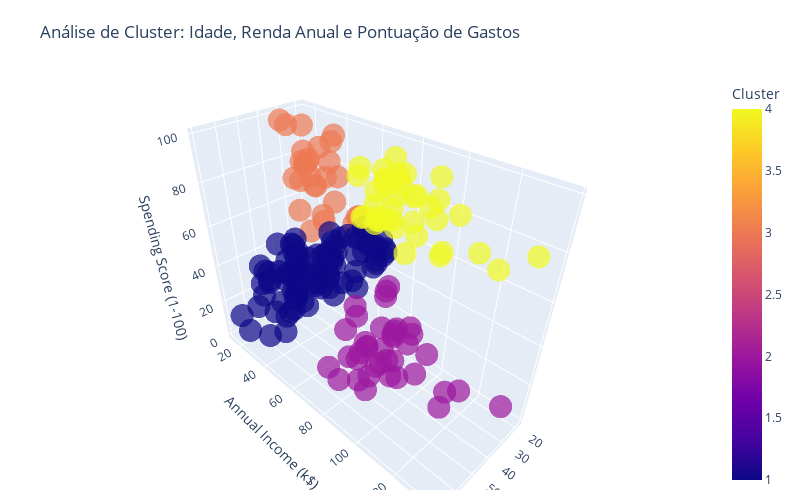

The notebook cell saved with this chart:
### Code cell
# Aplicando K-means com 4 clusters
n_clusters_optimo = 4

kmeans = KMeans(n_clusters=n_clusters_optimo, init='k-means++', max_iter=300, n_init=10, random_state=52)
y_kmeans = kmeans.fit_predict(X)

# Adicionar os labels dos clusters ao DataFrame
df_out['Cluster'] = y_kmeans + 1

# Estatísticas descritivas por cluster
for i in range(df_out['Cluster'].nunique()):
    print(f"Estatísticas do Cluster {i+1}:")
    display(df_out.drop(columns='CustomerID')[df_out['Cluster'] == i+1].describe(include='int64'))

# Gráfico de distribuição de gênero por cluster
sns.countplot(x='Cluster', hue='Gender', data=df_out)
plt.title('Distribuição de Gênero por Cluster')
plt.xlabel('Cluster')
plt.ylabel('Contagem')
plt.legend(title='Gênero')
plt.show()

# Supondo que df_original já tenha a coluna 'Cluster' adicionada
fig = px.scatter_3d(df_out, x='Age', y='Annual Income (k$)', z='Spending Score (1-100)',
                    color='Cluster', # Colorindo os pontos com base no cluster
                    title='Análise de Cluster: Idade, Renda Anual e Pontuação de Gastos',
                    labels={'Cluster': 'Cluster'},
                    opacity=0.7, # Ajustando a opacidade para melhor visualização
                    width=800, height=500) 

# Melhorando o layout
fig.update_layout(margin=dict(l=15, r=15, b=10, t=75))

# Exibindo o gráfico
fig.show()

### Figure 1 — Plotly figure (JSON) as saved in the notebook; plotly's stock layout.template omitted (floating-point values rounded to 4 significant figures; data arrays with more than 128 entries replaced by an {"elided": "..."} marker saying what was removed)
{"data": [{"hovertemplate": "Age=%{x}<br>Annual Income (k$)=%{y}<br>Spending Score (1-100)=%{z}<br>Cluster=%{marker.color}<extra></extra>", "legendgroup": "", "marker": {"color": {"elided": "200 int values"}, "coloraxis": "coloraxis", "opacity": 0.7, "symbol": "circle"}, "mode": "markers", "name": "", "scene": "scene", "showlegend": false, "type": "scatter3d", "x": {"elided": "200 int values"}, "y": {"elided": "200 int values"}, "z": {"elided": "200 int values"}}], "layout": {"coloraxis": {"colorbar": {"title": {"text": "Cluster"}}, "colorscale": [[0, "#0d0887"], [0.1111, "#46039f"], [0.2222, "#7201a8"], [0.3333, "#9c179e"], [0.4444, "#bd3786"], [0.5556, "#d8576b"], [0.6667, "#ed7953"], [0.7778, "#fb9f3a"], [0.8889, "#fdca26"], [1, "#f0f921"]]}, "height": 500, "legend": {"tracegroupgap": 0}, "margin": {"b": 10, "l": 15, "r": 15, "t": 75}, "scene": {"domain": {"x": [0, 1], "y": [0, 1]}, "xaxis": {"title": {"text": "Age"}}, "yaxis": {"title": {"text": "Annual Income (k$)"}}, "zaxis": {"title": {"text": "Spending Score (1-100)"}}}, "title": {"text": "Análise de Cluster: Idade, Renda Anual e Pontuação de Gastos"}, "width": 800}}
